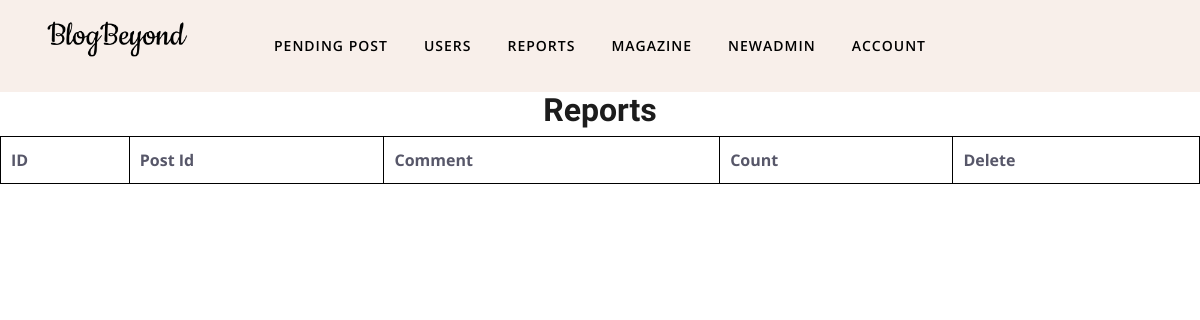
/reports, run on an earlier commit of the app's database.
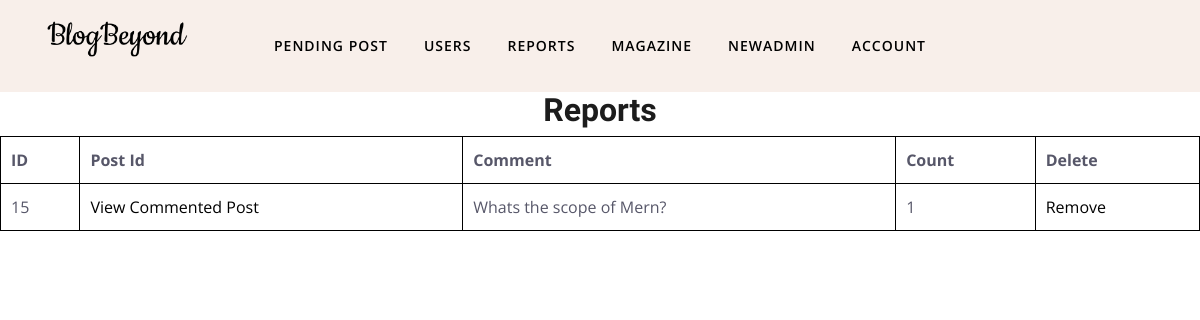
And on a later commit of the database.
### posts/models.py (models this page shows, shortened)
class Comment(models.Model):
    id = models.AutoField(primary_key=True)
    post_id = models.ForeignKey('post', on_delete=models.CASCADE)  # ForeignKey to Post model
    user_id = models.ForeignKey('register.Profile', on_delete=models.CASCADE)  # ForeignKey to User model
    comment_description = models.TextField()  # Field for the comment description
    report_count = models.IntegerField(default=0)  # Integer field for report count, default is 0
    commented_at = models.DateTimeField(default=timezone.now)  # DateTime field for the comment date and time

### super/views.py (the view)
# urls.py: path('reports',views.reports,name='reports'),
def reports(request):
    reported_comments = Comment.objects.filter(report_count__gt=0).order_by('-report_count')
    return render(request,'reports.html',{'count':reported_comments})

### templates/reports.html (shortened to what this page needs)
{% load static %}
<!DOCTYPE html>
<html lang="en">
<head>
	<link rel="stylesheet" href={% static "plugins/bootstrap/css/bootstrap.min.css"  %}>
	<link rel="stylesheet" href={% static "plugins/themify/css/themify-icons.css" %}>
	<link rel="stylesheet" href={% static "plugins/slick-carousel/slick-theme.css" %}>
	<link rel="stylesheet" href={% static "plugins/slick-carousel/slick.css" %}>
	<link rel="stylesheet" href={% static "plugins/owl-carousel/owl.carousel.min.css"  %}>
	<link rel="stylesheet" href={% static "plugins/owl-carousel/owl.theme.default.min.css"  %}>
	<link rel="stylesheet" href={% static "plugins/magnific-popup/magnific-popup.css"  %}>
	<link rel="stylesheet" href={% static "css/style.css"  %}>
</head>
<body>
	<header class="header-top bg-grey justify-content-center">
		<div class="container">
			<div class="row align-items-center">
				<div class="col-lg-2 col-md-4 text-center d-none d-lg-block">
					<a class="navbar-brand " href={% url 'adminhome' %}>
						<img src={% static "images/blogbyond.png"  %} alt="" class="img-fluid">
					</a>
				</div>
				<div class="col-lg-8 col-md-12">
					<nav class="navbar navbar-expand-lg navigation-2 navigation">
						<div class="collapse navbar-collapse" id="navbar-collapse">
							<ul id="menu" class="menu navbar-nav mx-auto">
								<li class="nav-item"><a href={% url 'pending' %} class="nav-link">Pending Post</a></li>
								<li class="nav-item"><a href={% url 'userpending' %} class="nav-link">Users</a></li>
								<li class="nav-item"><a href={% url 'reports' %} class="nav-link">Reports</a></li>
								<li class="nav-item"><a href={% url 'magazine' %} class="nav-link">Magazine</a></li>
								<li class="nav-item"><a href={% url 'newadmin' %} class="nav-link">NewAdmin</a></li>
								<li class="nav-item dropdown">
									<a class="nav-link dropdown-toggle" href="#" id="navbarDropdown3" role="button" data-toggle="dropdown"
										aria-haspopup="true" aria-expanded="false">
										Account
									</a>
								</li>
							</ul>
						</div>
					</nav>
				</div>
			</div>
		</div>
	</header>
    <h2>Reports</h2>
    <table>
        <thead>
            <tr>
                <th>ID</th>
                <th>Post Id</th>
                <th>Comment</th>
                <th>Count</th>
                <th>Delete</th>
            </tr>
        </thead>
        <tbody>
            {% for i in count %}
            <tr>
                <td>{{ i.id }}</td>
                <td><a href={% url 'single' i.id %}>View Commented Post</a></td>
                <td>{{ i.comment_description }}</td>
                <td>{{ i.report_count }}</td>
                <td><a href={% url 'removecomment' i.id %}>Remove</a></td>
            </tr>
            {% endfor %}
        </tbody>
    </table>
</body>
</html>

What changed in the data, as far as the page shows it:
now on this page (row edited): Comment: id "15", comment_description "Whats the scope of Mern?", report_count "1"
